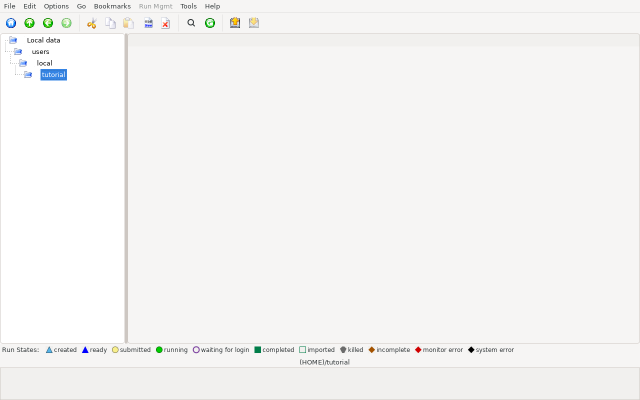
#> input picture help/src/img/organizer-project.png, 1280 x 800 px, found by its file name (shown at 1/2 size)
$ python tabs_ab.py
#> lines starting #> are read from the running program, lines starting #| are printed output that depends on the picture
from PIL import Image, ImageDraw, ImageFont
import sys
R="/home/andy/tmp/ecce/ECCE/help/src/img/"
org=Image.open(R+"organizer-project.png").convert("RGB")
#> org is the input picture: PIL image 1280x800 RGB; mean R, G, B 244.9, 244.2, 243.2
bld=Image.open(R+"builder-water.png").convert("RGB")
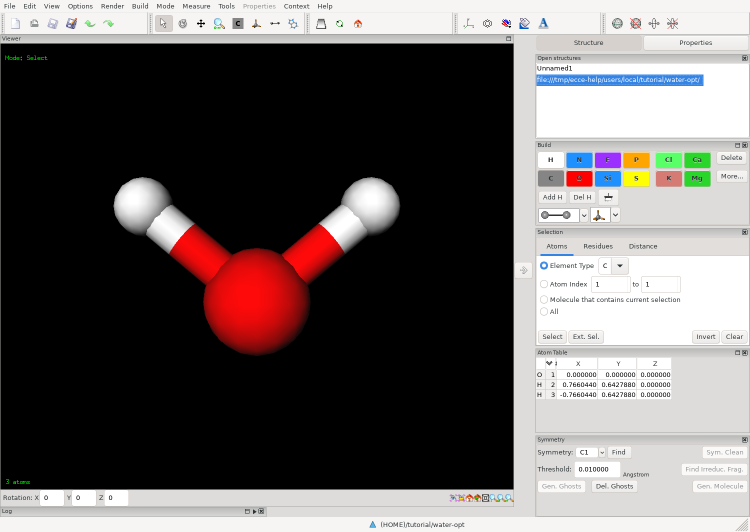
#> input picture help/src/img/builder-water.png, 1500 x 1064 px, found by its file name (shown at 1/2 size)
#> bld is the input picture: PIL image 1500x1064 RGB; mean R, G, B 105.1, 99.5, 98.9
# white viewer background (Andy's rule)
px=bld.load()
for y in range(87,979):
    for x in range(0,1027):
        r,g,b=px[x,y]
        if r<25 and g<25 and b<25: px[x,y]=(255,255,255)
F=ImageFont.truetype("/usr/share/fonts/truetype/dejavu/DejaVuSans.ttf",15)
FB=ImageFont.truetype("/usr/share/fonts/truetype/dejavu/DejaVuSans-Bold.ttf",15)
FS=ImageFont.truetype("/usr/share/fonts/truetype/dejavu/DejaVuSans.ttf",13)
BG=(246,245,244); LINE=(200,198,195); ACT=(255,255,255); ACC=(53,132,228)
def tabs(d,x0,y0,h,items,active):
    d.rectangle([x0,y0,1500,y0+h],fill=(232,230,227)); d.line([x0,y0+h,1500,y0+h],fill=LINE)
    x=x0+6
    for i,(icon,t) in enumerate(items):
        w=int(d.textlength(t,font=F))+58
        on=i==active
        d.rounded_rectangle([x,y0+4,x+w,y0+h+2],radius=6,fill=ACT if on else (238,236,233),outline=LINE)
        if on: d.rectangle([x+1,y0+4,x+w-1,y0+7],fill=ACC)
        d.ellipse([x+10,y0+h//2-5,x+20,y0+h//2+5],fill=icon)
        d.text((x+28,y0+h//2),t,font=FB if on else F,fill=(30,30,30),anchor="lm")
        if i>0: d.text((x+w-14,y0+h//2),"×",font=F,fill=(110,110,110),anchor="mm")
        x+=w+4
    d.text((x+14,y0+h//2),"+",font=FB,fill=(90,90,90),anchor="mm")
items=[((52,101,164),"Organizer"),((204,0,0),"water-opt — Builder"),((78,154,6),"water-opt — ORCA Editor"),((117,80,123),"water-opt — Launcher")]
def caption(d,y,text):
    d.rectangle([0,y,1500,1100],fill=(255,255,255)); d.text((16,y+14),text,font=FS,fill=(60,60,60))

# A: browser-style tabs under the toolbar; the active tab's menus and toolbar
A=Image.new("RGB",(1500,1100),BG); d=ImageDraw.Draw(A)
A.paste(bld.crop((0,0,1500,68)),(0,0))
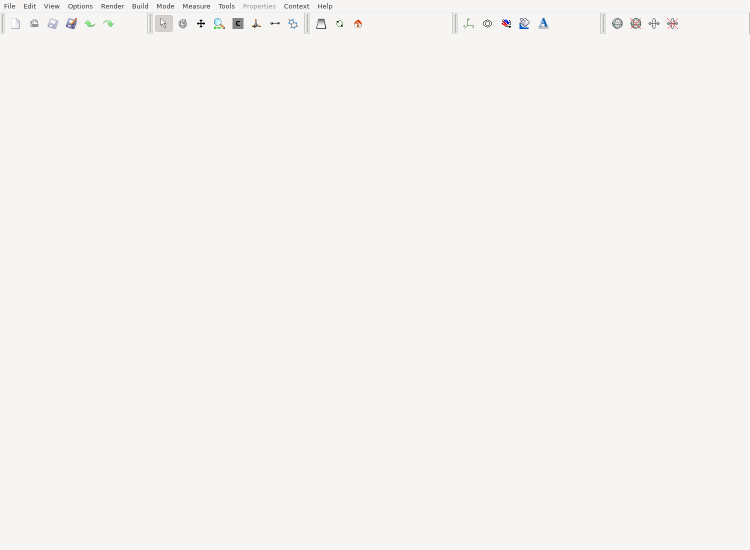
#> A: PIL image 1500x1100 RGB (shown at 1/2 size); mean R, G, B 245.4, 244.5, 243.5
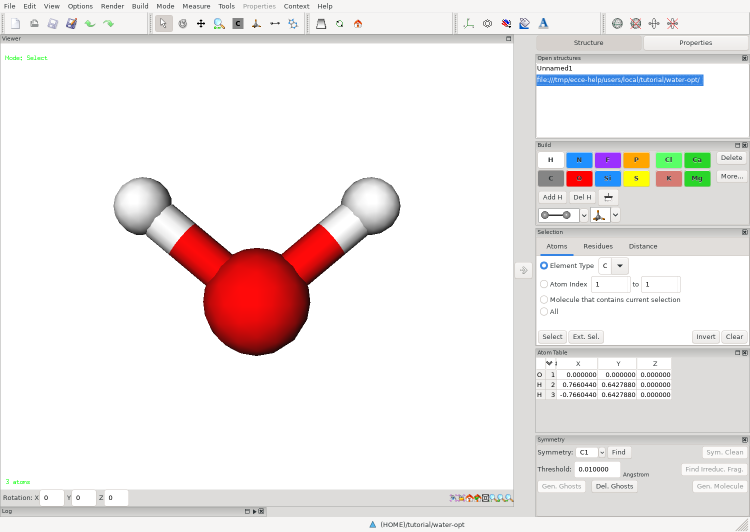
#> bld: PIL image 1500x1064 RGB (shown at 1/2 size); mean R, G, B 238.5, 232.9, 232.3
tabs(d,0,68,34,items,1)
A.paste(bld.crop((0,68,1500,1064)),(0,103))
caption(d,1062,"A  Tabs across the window. Menu bar and toolbar belong to the open tab. The Organizer is the first tab. Drag a tab out (or right-click > Open in Window) for a separate window.")
A.save("tabs-A.png")
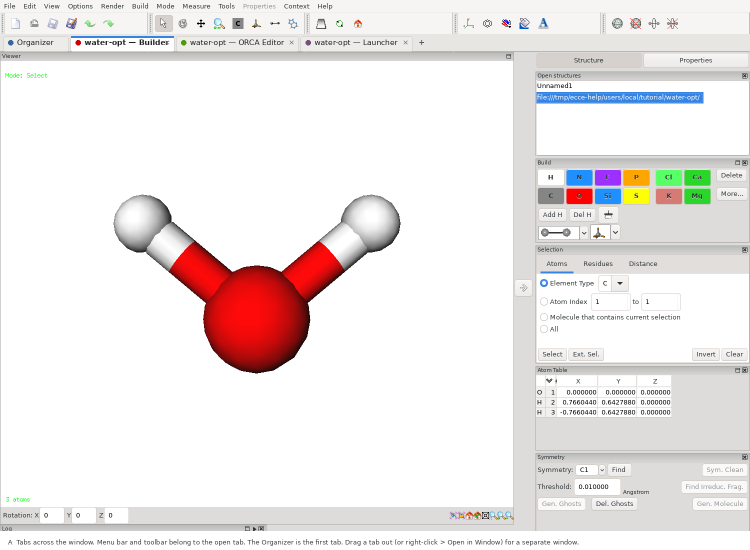
#> saved as tabs-A.png: PIL image 1500x1100 RGB (shown at 1/2 size); mean R, G, B 238.3, 233, 232.3

# B: Organizer tree always on the left; tabs on the right
B=Image.new("RGB",(1500,1100),BG); d=ImageDraw.Draw(B)
B.paste(bld.crop((0,0,1500,68)),(0,0))
d.rectangle([0,68,250,1060],fill=(255,255,255)); tree=org.crop((0,67,250,686))
#> after `tree = org.crop((0, 67, 250, 686))`:
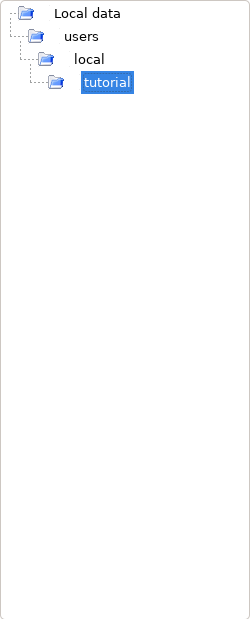
#> tree: PIL image 250x619 RGB; mean R, G, B 252, 252.6, 253.5
B.paste(tree,(0,68)); d.line([251,68,251,1060],fill=LINE,width=3)
tabs(d,254,68,34,items[1:],0)
content=bld.crop((0,68,1500,1064)).resize((1246,int(996*1246/1500)))
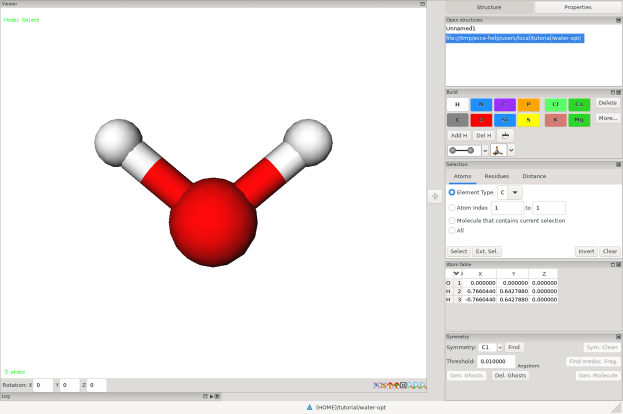
#> content: PIL image 1246x827 RGB (shown at 1/2 size); mean R, G, B 238.5, 232.7, 232
B.paste(content,(254,103))
d.rectangle([254,103+content.size[1],1500,1060],fill=BG)
caption(d,1062,"B  The Organizer's tree stays on the left. Each tool opens as a tab on the right; its menus and toolbar replace the bar above. A tab can still be dragged out into a window.")
B.save("tabs-B.png")
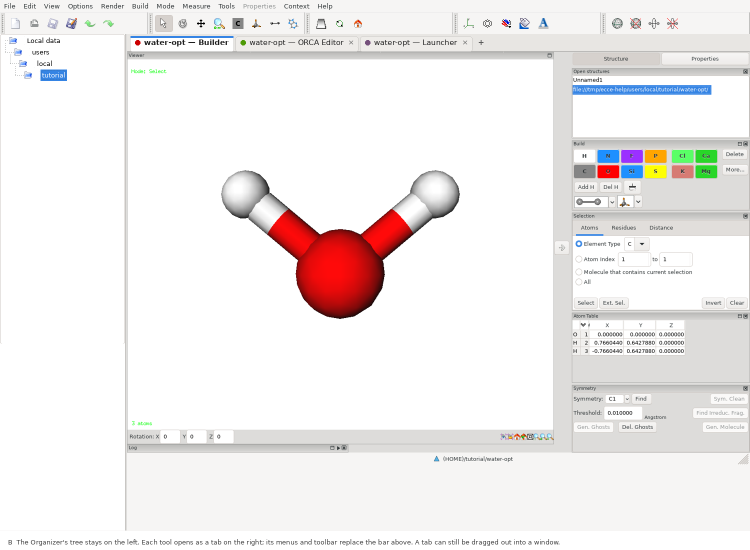
#> saved as tabs-B.png: PIL image 1500x1100 RGB (shown at 1/2 size); mean R, G, B 241.2, 237.4, 236.9
